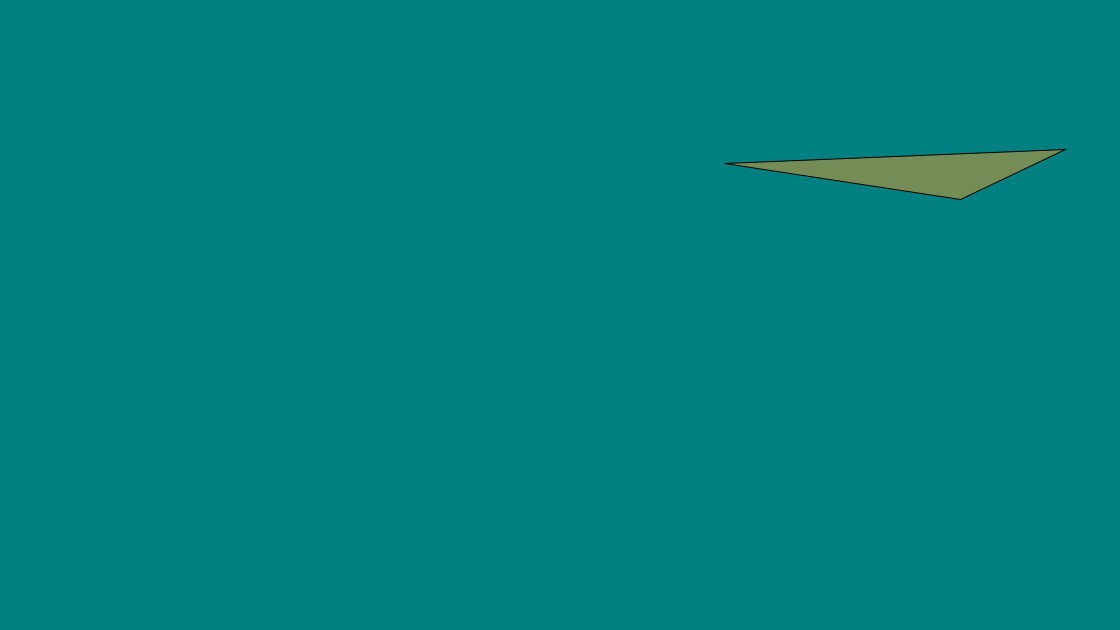
Frame 1 (no input)
Frame 60 (the mouse pressed at the canvas centre just before this capture): identical to frame 1, image omitted
Frame 120 (the mouse held since frame 60 and released just before this capture): identical to frame 1, image omitted

The Processing sketch that drew this single still picture (run headless with seeded random() and noise(); from frame 60 on, the mouse is pressed at the canvas centre):

// Processing sketch: p000_Niloqui
// ── p000_Niloqui.pde
boolean dentro_triangolo=false;
Point a, b, c;

void setup(){
  println("Premere 'c' per cambiare triangolo.");
  size(1120, 630); // (16 * 70):(9 * 70)
  randomizza_vertici();
  
  disegna_triangolo();
}

void disegna_triangolo(){
  randomizza_colore();
  background(0, 128, 128);
  triangle(a.x, a.y, b.x, b.y, c.x, c.y);
}

void randomizza_vertici(){
  a = new Point(random(0, 1120), random(0, 630));
  b = new Point(random(0, 1120), random(0, 630));
  c = new Point(random(0, 1120), random(0, 630));
}

void keyPressed(){
  if ((key == 'c') || (key == 'C')) {
    randomizza_vertici();
    disegna_triangolo();
  }
}

void draw(){
  if( mouse_dentro_triangolo(a, b, c) ){
    if(!dentro_triangolo){
      randomizza_colore();
      triangle(a.x, a.y, b.x, b.y, c.x, c.y);
      dentro_triangolo = true;
    }
  }
  else{
    if(dentro_triangolo){
      dentro_triangolo = false;
    }
  }
}

boolean mouse_dentro_triangolo(Point a, Point b, Point c){
  Point maus = new Point(mouseX, mouseY);
  
  if( coso(a, b, c, maus) )
    if( coso(b, a, c, maus) )
      return true;
  
  return false;
}

boolean coso(Point o, Point p1, Point p2, Point p){
  PVector v1 = new PVector(1, 0), v2; //<>//
  
  v2 = new PVector(p1.x -o.x, p1.y -o.y);
  float op1 = PVector.angleBetween(v1, v2);
  if(o.y < p1.y) op1 *= -1;
  v2 = new PVector(p2.x -o.x, p2.y -o.y);
  float op2 = PVector.angleBetween(v1, v2);
  if(o.y < p2.y) op2 *= -1;
  v2 = new PVector(p.x -o.x, p.y -o.y);
  float op = PVector.angleBetween(v1, v2);
  if(o.y < p.y) op *= -1;
  
  if( op1-op2 > PI ){
    op2 += 2*PI;
    if(op < 0) op += 2*PI;
  }
  else if( op2-op1 > PI ){
    op1 += 2*PI;
    if(op < 0) op += 2*PI;
  }
  
  if( op1 > op2 ){
    if( (op <= op1) && (op >= op2) )
      return true;
  }
  else{
    if( (op >= op1) && (op <= op2) )
      return true;
  }
  
  return false;
}

void randomizza_colore(){
  fill(random(0, 255), random(0, 255), random(0, 255));
}

// ── Point.pde
class Point{
  float x, y;
  
  Point(float x, float y){
    this.x = x;
    this.y = y;
  }
  
  //float getX(){
  //  return x;
  //}
  
  //float getY(){
  //  return y;
  //}
  
  //void setX(float newX){
  //  x = newX;
  //}
  
  //void setY(float newY){
  //  y = newY;
  //}
  
}
